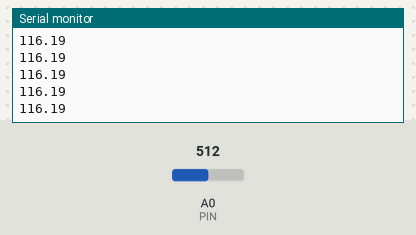
The sketch below on a simulated Arduino Uno, built with avr-gcc and run on an emulated ATmega328P. Parts: the last lines printed to the serial monitor. The inputs (shaded band) are chosen by the test bench; at power-on: A0 (PIN) = 512.

Above: at 1.2 s.
1.3 s: A0 (PIN) set to 716
At 1.33 s:
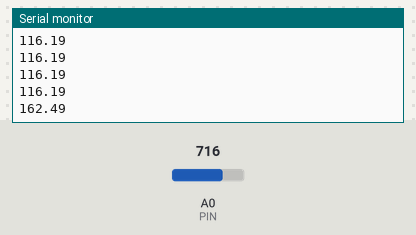
2.8 s: A0 (PIN) set to 900
At 2.83 s:
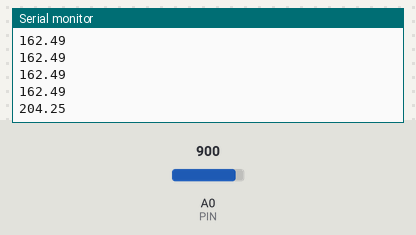
Timing chart, 0 to 5.8 s (numbered marks = the images above; inputs shaded):
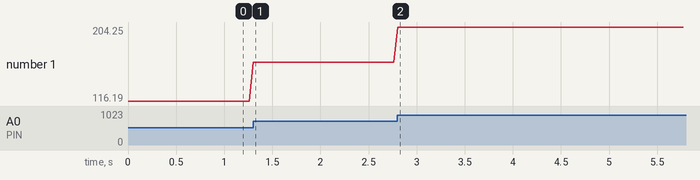

Measured:
- after the input at 1.3 s, the serial monitor: prints a new line at once (image 1)
- after the input at 2.8 s, the serial monitor: prints a new line at once (image 2)
- plotted number 1: 116.19 → 162.49 after the input at 1.3 s, 162.49 → 204.25 after the input at 2.8 s

The sketch:

ManipulatorsArdurinoCode.ino
```cpp
/******************************************************************************
ManipulatorsArdurinoCode.ino
October 1, 2019

Manipulator Ardurino processing code

*Version without handshake*

******************************************************************************/
const int PIN = A0; // Pin connected to voltage divider

const float VCC = 5.00; // Voltage in circuit
const float RESISTOR = 47500.0; // Resistor value

void setup()
{
  Serial.begin(9600); // Set baudrate
  pinMode(PIN, INPUT);
}

void loop ()
{
  int ADC = analogRead(PIN); // Read ADC
  float Voltage = (ADC * VCC) / 1023.0; // Compute voltage and resistance
  float RESISTANCE = RESISTOR * (Voltage / 1023.0);
  Serial.println(RESISTANCE); // Write in serial port

  delay(40);
}
```
